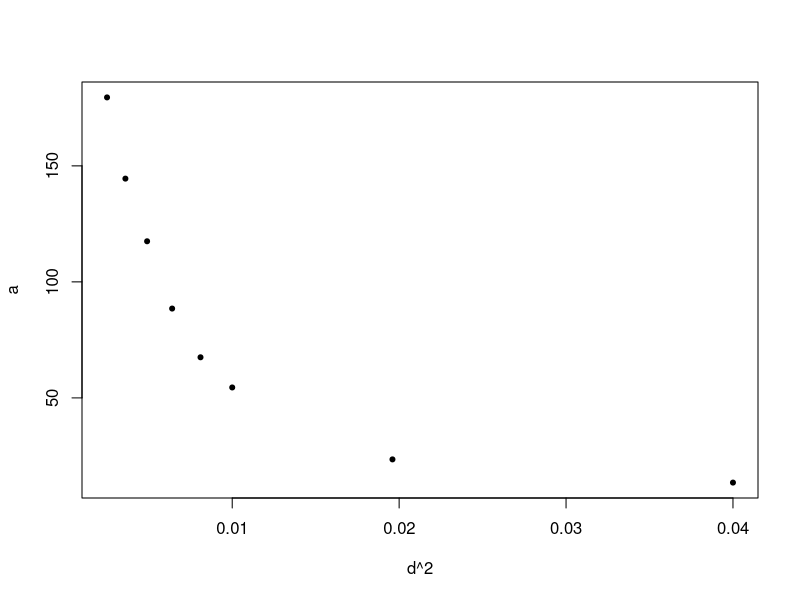
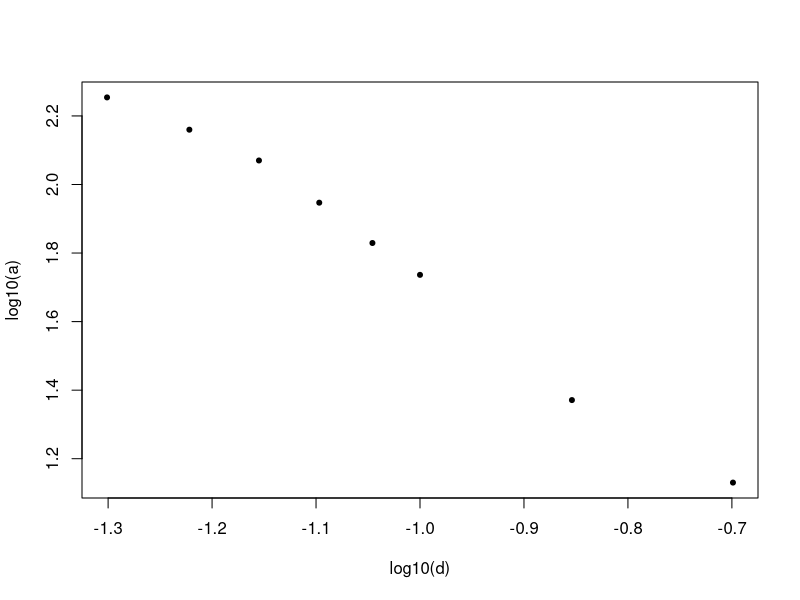
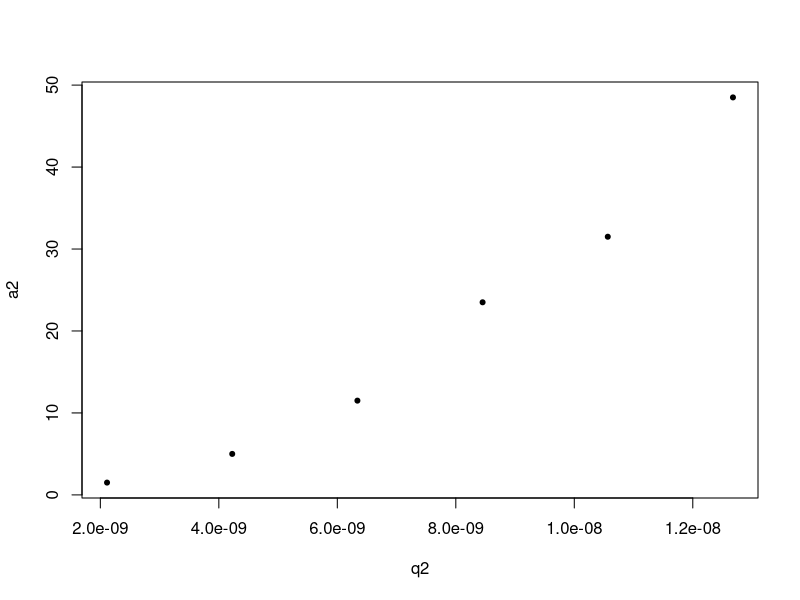
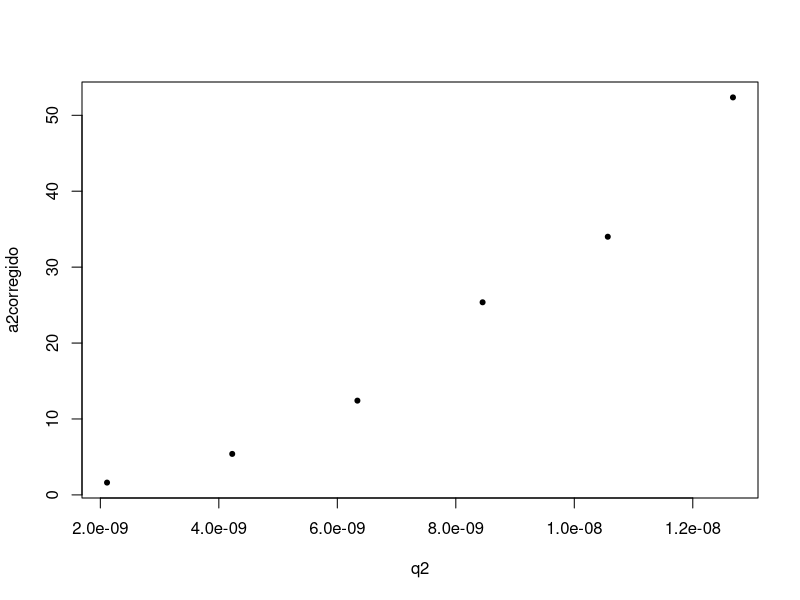

The R source for these figures, in order:
#Borra consola, variables y funciones definidas en el entorno Global
rm(list = setdiff(ls(), lsf.str()));
rm(list=lsf.str());
cat("\014")


#Experiencia 1
r <- 0.019 #Radio de las esferas
deltar <- 0.001 #Error en el radio
d <- c(0.20,0.14,0.10,0.09,0.08,0.07,0.06,0.05) #Distancias
deltad <- 0.05 #Error en la distancia
a <- c(13.5,23.5,54.5,67.5,88.5,117.5,144.5,179.5) #Ángulos theta
deltaa <- 4 #Error en los ángulos theta
factordecorreccion <- 1 - 4 * ((r^2)/(d^2)) #Factor B de corrección
errorenelfactordecorreccion <- 12*((((r^2)*deltar)/(d^3))+(((r^3)*deltad)/(d^4))) #Error en el factor de corrección
acorregido <- a*factordecorreccion #Ángulo theta corregido
errorenacorregido <- (deltaa/factordecorreccion) + (a/factordecorreccion^2)*errorenelfactordecorreccion #Error en el ángulo theta corregido
c <- 4*pi*(8.85*10^-12)*r #Capacitancia
deltac <- 4*pi*(8.85*10^-12)*deltar #Error en la capacitancia
v <- 6000 #Voltaje
deltav <- 50 #Error en el voltaje (revisar dato)
q <- c*v #Carga eléctrica
deltaq <- deltac*v + c*deltav #Error en la carga eléctrica

plot(d^2, a, pch=20)
plot(log10(d), log10(a), pch=20)






#Experiencia 2
v2 <- c(6000, 5000, 4000, 3000, 2000, 1000) #Vector de voltajes (Exp 2)
deltav2 <- 50 #Error en los voltajes
r <- 0.019 #Radio de las esferas
deltar <- 0.001 #Error en el radio
d2 <- 0.140 #Distancia fija medida en metros
deltad2 <- 0.001 #Error en la distancia (1 mm medido en metros)
c <- 4*pi*(8.85*10^-12)*r #Capacitancia
deltac <- 4*pi*(8.85*10^-12)*deltar #Error en la capacitancia
q2 <- c*v2 #Vector de cargas debido a diferentes voltajes
deltaq2 <- deltac*v2 + c*deltav2 #Error en las cargas eléctricas (experimento 2) 
b <- 1 - 4 * ((r^2)/(0.14^2)) #Factor B de corrección
deltab <- 12*((((r^2)*deltar)/(d2^3))+(((r^3)*deltad2)/(d2^4))) #Error en el factor de corrección
a2 <- c(48.5, 31.5, 23.5, 11.5, 5, 1.5) #Ángulos en grados
deltaa2 <- 4 #Error en el ángulo medido en grados
a2corregido <- a2/b #Ángulos corregidos
deltaa2corregido <- deltaa2/b + (a2*deltab)/(b^2) #Error en los ángulos corregidos

plot(q2, a2, pch=20)
plot(q2, a2corregido, pch=20)





#Experiencia 3
alpha <- c(496.5, 455.5, 327.5, 288.5, 258.5, 160, 135, 32.5) #Ángulos alfa
deltaalpha <- 4 #Error en los ángulos alfa
m <- c(75, 70, 50, 45, 40, 25, 20, 5) #Masa en miligramos
M <- m/1000000 #Masa en kilogramos (ver conversión)
p <- M*9.8 #Peso (se toma como constante)
d <- c(0.200,0.140,0.100,0.090,0.080,0.070,0.060,0.050) #Distancias (en metros)
deltad <- 0.001 #Error en la distancia (1mm medido en metros)
a <- c(13.5,23.5,54.5,67.5,88.5,117.5,144.5,179.5) #Ángulos theta
deltaa <- 4 #Error en los ángulos theta
factordecorreccion <- 1 - 4 * ((r^2)/(d^2)) #Factor B de corrección
errorenelfactordecorreccion <- 12*((((r^2)*deltar)/(d^3))+(((r^3)*deltad)/(d^4))) #Error en el factor de corrección
acorregido <- a*factordecorreccion #Ángulo theta corregido
errorenacorregido <- (deltaa/factordecorreccion) + (a/factordecorreccion^2)*errorenelfactordecorreccion #Error en el ángulo theta corregido

kt <- p/alpha #Constante de torsión
errorenkt <- ((p*deltaalpha)/(alpha^2)) #Error en la constante de torsión
kc <- ((d^2)*kt*a)/(q^2)
deltakc <- (1/(q^2))*(2*d*deltad*kt*a + (d^2)*errorenkt*a + (d^2)*kt*deltaa + ((d^2)*kt*a*deltaq)/(q))
kccorregida <- ((d^2)*kt*acorregido)/(q^2)
(1/(q^2))*(2*d*deltad*kt*acorregido + (d^2)*errorenkt*acorregido + (d^2)*kt*errorenacorregido + ((d^2)*kt*acorregido*deltaq)/(q))